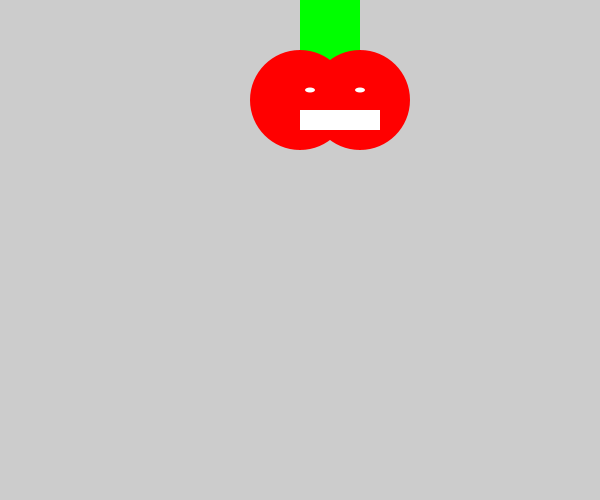
Frame 1 (no input)
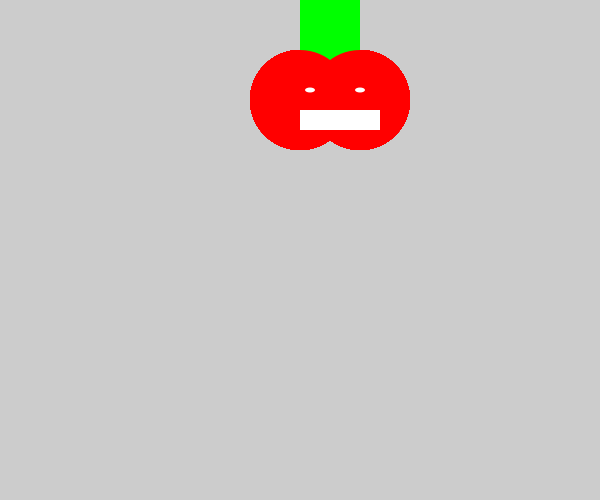
Frame 60 (the mouse pressed at the canvas centre just before this capture)
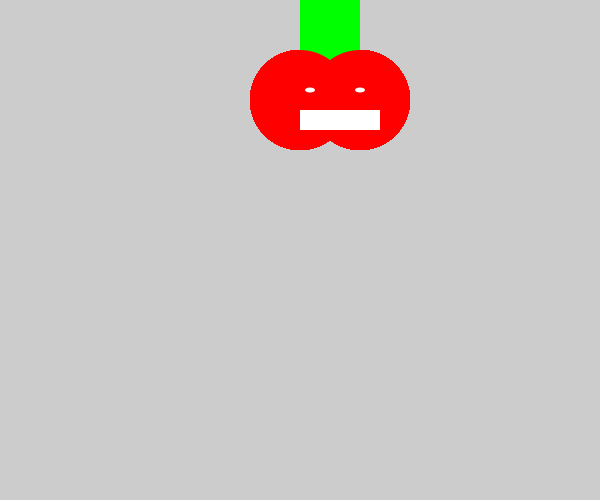
Frame 120 (the mouse held since frame 60 and released just before this capture)

The Processing sketch that drew these frames (run headless with seeded random() and noise(); from frame 60 on, the mouse is pressed at the canvas centre):

// Processing sketch: tomato
// ── tomato.pde
void setup () {
  size(600, 500);
}
void draw()
{
  fill(255, 0, 0);
  noStroke();
  fill(0, 255, 0);
  rect(300, 0, 60, 60);
  fill(255, 0, 0);
  ellipse(360, 100, 100, 100);
  ellipse(300, 100, 100, 100);
  fill(255, 255, 255);
  ellipse(360, 90, 10, 5);
  fill(255, 255, 255);
  ellipse(310, 90, 10, 5);
  rect(300,110,80,20);
  
}
